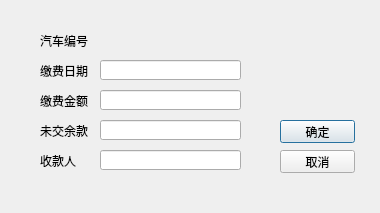
<?xml version="1.0" encoding="UTF-8"?>
<ui version="4.0">
 <class>addpay</class>
 <widget class="QDialog" name="addpay">
  <property name="geometry">
   <rect>
    <x>0</x>
    <y>0</y>
    <width>380</width>
    <height>213</height>
   </rect>
  </property>
  <property name="windowTitle">
   <string>添加支付信息</string>
  </property>
  <widget class="QLabel" name="label">
   <property name="geometry">
    <rect>
     <x>40</x>
     <y>30</y>
     <width>54</width>
     <height>21</height>
    </rect>
   </property>
   <property name="text">
    <string>汽车编号</string>
   </property>
  </widget>
  <widget class="QLabel" name="label_2">
   <property name="geometry">
    <rect>
     <x>40</x>
     <y>60</y>
     <width>54</width>
     <height>21</height>
    </rect>
   </property>
   <property name="text">
    <string>缴费日期</string>
   </property>
  </widget>
  <widget class="QLabel" name="label_3">
   <property name="geometry">
    <rect>
     <x>40</x>
     <y>90</y>
     <width>54</width>
     <height>21</height>
    </rect>
   </property>
   <property name="text">
    <string>缴费金额</string>
   </property>
  </widget>
  <widget class="QLabel" name="label_4">
   <property name="geometry">
    <rect>
     <x>40</x>
     <y>120</y>
     <width>54</width>
     <height>21</height>
    </rect>
   </property>
   <property name="text">
    <string>未交余款</string>
   </property>
  </widget>
  <widget class="QLabel" name="label_5">
   <property name="geometry">
    <rect>
     <x>40</x>
     <y>150</y>
     <width>54</width>
     <height>21</height>
    </rect>
   </property>
   <property name="text">
    <string>收款人</string>
   </property>
  </widget>
  <widget class="QLineEdit" name="pay_date">
   <property name="geometry">
    <rect>
     <x>100</x>
     <y>60</y>
     <width>141</width>
     <height>20</height>
    </rect>
   </property>
  </widget>
  <widget class="QLineEdit" name="pay_thistime">
   <property name="geometry">
    <rect>
     <x>100</x>
     <y>90</y>
     <width>141</width>
     <height>20</height>
    </rect>
   </property>
  </widget>
  <widget class="QLineEdit" name="left_bill">
   <property name="geometry">
    <rect>
     <x>100</x>
     <y>120</y>
     <width>141</width>
     <height>20</height>
    </rect>
   </property>
  </widget>
  <widget class="QLineEdit" name="opname">
   <property name="geometry">
    <rect>
     <x>100</x>
     <y>150</y>
     <width>141</width>
     <height>20</height>
    </rect>
   </property>
  </widget>
  <widget class="QPushButton" name="pushButton">
   <property name="geometry">
    <rect>
     <x>280</x>
     <y>120</y>
     <width>75</width>
     <height>23</height>
    </rect>
   </property>
   <property name="text">
    <string>确定</string>
   </property>
  </widget>
  <widget class="QPushButton" name="pushButton_2">
   <property name="geometry">
    <rect>
     <x>280</x>
     <y>150</y>
     <width>75</width>
     <height>23</height>
    </rect>
   </property>
   <property name="text">
    <string>取消</string>
   </property>
  </widget>
  <widget class="QLabel" name="carid">
   <property name="geometry">
    <rect>
     <x>100</x>
     <y>30</y>
     <width>141</width>
     <height>21</height>
    </rect>
   </property>
   <property name="text">
    <string/>
   </property>
  </widget>
 </widget>
 <resources/>
 <connections/>
</ui>
